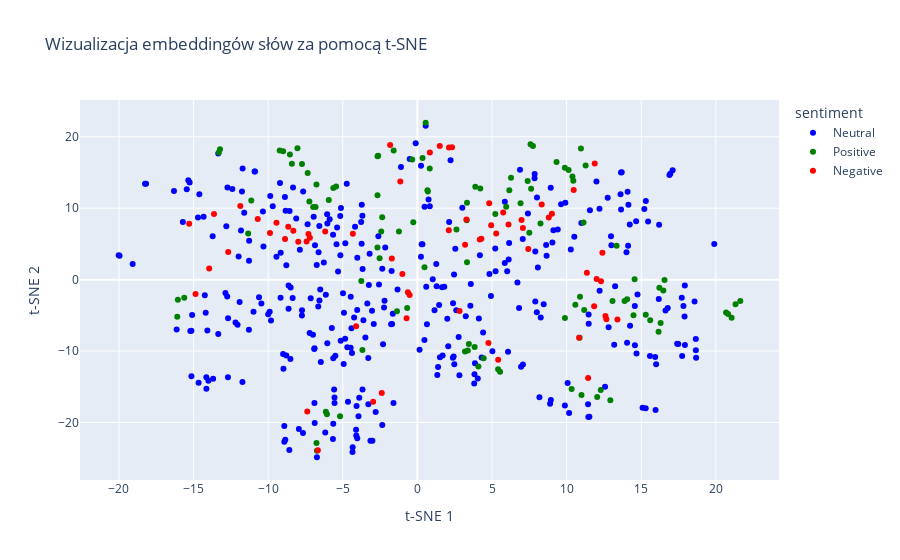

The notebook cell saved with this chart:
### Code cell
fig_tsne = px.scatter(
    df,
    x='tsne_x',
    y='tsne_y',
    color='sentiment',
    title='Wizualizacja embeddingów słów za pomocą t-SNE',
    labels={'tsne_x': 't-SNE 1', 'tsne_y': 't-SNE 2'},
    hover_data=['word', 'sentiment'],
    color_discrete_map=sentiment_colors
)

fig_tsne.update_traces(textposition='top center')

fig_tsne.show()

### Figure 1 — Plotly figure (JSON) as saved in the notebook; plotly's stock layout.template omitted (floating-point values rounded to 4 significant figures; data arrays with more than 128 entries replaced by an {"elided": "..."} marker saying what was removed)
{"data": [{"customdata": {"elided": "341x2 str values"}, "hovertemplate": "sentiment=%{customdata[1]}<br>t-SNE 1=%{x}<br>t-SNE 2=%{y}<br>word=%{customdata[0]}<extra></extra>", "legendgroup": "Neutral", "marker": {"color": "blue", "symbol": "circle"}, "mode": "markers", "name": "Neutral", "orientation": "v", "showlegend": true, "textposition": "top center", "type": "scatter", "x": {"elided": "341 float values"}, "xaxis": "x", "y": {"elided": "341 float values"}, "yaxis": "y"}, {"customdata": {"elided": "108x2 str values"}, "hovertemplate": "sentiment=%{customdata[1]}<br>t-SNE 1=%{x}<br>t-SNE 2=%{y}<br>word=%{customdata[0]}<extra></extra>", "legendgroup": "Positive", "marker": {"color": "green", "symbol": "circle"}, "mode": "markers", "name": "Positive", "orientation": "v", "showlegend": true, "textposition": "top center", "type": "scatter", "x": [5.224, -0.2775, 10.13, 16.3, 7.582, 0.4741, 16.16, 5.952, -11.13, -6.984, 11.28, -2.678, -2.424, 8.25, 11.0, 10.34, -9.0, 0.5522, 3.304, 21.32, 15.31, 12.05, 14.56, 10.96, -2.533, 5.41, -2.672, -3.76, -6.062, -6.136, 15.6, 10.45, 6.162, 10.87, 4.215, 3.881, -7.735, -6.734, 11.13, -7.241, 2.62, 9.324, -2.359, -2.627, 21.64, -1.236, -13.23, -16.09, 21.06, 9.886, -13.31, 12.93, -8.039, 0.3455, 6.916, -6.766, 3.324, -15.63, -1.591, -5.448, 3.451, 14.06, 20.69, -8.545, -5.185, -5.94, -2.673, 14.48, -0.6864, -1.367, 5.54, -6.763, 12.29, 13.35, -3.686, -8.412, 7.502, 3.189, -9.231, 3.324, 16.22, 10.59, 13.88, -5.636, 13.08, 7.621, -0.3486, 4.44, 0.8286, -6.825, 4.086, -7.354, 3.379, 3.835, 7.744, 16.56, 6.276, 16.48, 7.39, 10.9, -11.34, 11.18, 0.6717, 0.6995, 20.82, -16.05, 9.883, 10.39], "xaxis": "x", "y": [9.194, 8.036, 15.34, -6.064, 18.94, 1.731, -7.299, 10.19, 11.07, 10.16, 15.96, 4.488, 6.752, 7.842, -16.15, -15.3, 17.97, 21.96, 8.327, -3.43, -4.919, -16.42, 0.06583, 18.35, 2.995, -12.54, 11.82, -0.198, -18.83, -18.49, -5.691, 13.84, 12.51, -8.119, 12.75, 12.99, 16.18, -23.95, 7.985, 10.93, 7.035, 16.48, 8.726, 17.36, -2.98, 6.744, 18.27, -5.191, -5.329, -5.359, 17.8, -16.88, 18.38, 17.03, 10.7, 13.31, 10.77, -2.537, 18.06, 13.03, -9.014, -2.756, -4.598, 17.5, -19.13, 11.16, 17.28, -4.972, -3.983, -4.426, -12.9, -22.87, -15.45, 4.73, -9.841, 16.22, 6.546, -10.08, 18.07, 2.439, -1.136, -3.523, -2.988, 12.84, -2.977, 12.72, 16.82, -11.0, 15.57, 10.15, -12.17, 14.93, -9.907, -9.43, 18.71, -0.06611, 14.27, -1.509, 13.81, -2.406, 6.442, -4.239, 12.5, 12.32, -4.795, -2.807, 15.67, 14.46], "yaxis": "y"}, {"customdata": {"elided": "65x2 str values"}, "hovertemplate": "sentiment=%{customdata[1]}<br>t-SNE 1=%{x}<br>t-SNE 2=%{y}<br>word=%{customdata[0]}<extra></extra>", "legendgroup": "Negative", "marker": {"color": "red", "symbol": "circle"}, "mode": "markers", "name": "Negative", "orientation": "v", "showlegend": true, "textposition": "top center", "type": "scatter", "x": [-13.63, 9.016, 0.8362, 8.804, 5.751, 11.88, -0.725, -1.829, -15.29, 10.84, -2.966, 2.104, 7.071, -6.18, 12.31, 12.6, 3.287, 13.41, 4.813, -1.009, 11.36, 10.48, 6.106, -0.6363, -4.326, -1.145, 4.76, -7.38, -0.5203, 12.01, 3.196, 12.66, -8.315, -12.68, -8.87, -13.96, -11.87, 1.5, 7.431, -10.7, -14.87, -6.672, 5.416, -2.388, 5.281, -8.654, 11.44, -7.984, -7.429, -4.108, -7.301, 11.85, 8.33, 6.981, 4.945, 2.32, 4.181, -7.205, 2.824, 2.113, -9.879, -9.445, 12.4, -1.715, 4.289], "xaxis": "x", "y": [9.173, 9.217, 17.79, 8.711, 9.389, 16.27, -5.416, 18.84, 7.825, -8.129, -17.1, 6.909, 7.23, 6.729, -0.2238, -5.108, 8.43, -5.579, 10.68, 0.802, 0.9477, 12.57, 7.709, -1.769, 6.423, 13.73, -8.874, -18.45, -2.15, 0.09986, 4.872, -5.558, 6.828, 3.871, 5.689, 1.56, 10.32, 18.72, 4.293, 8.482, -2.0, -23.9, -11.21, -15.86, 6.445, 7.411, -13.76, 5.309, 5.355, -6.521, 6.403, -3.742, 10.5, 8.355, 7.619, 18.53, 5.629, 5.857, -4.383, 18.49, 6.513, 7.981, 3.776, 2.965, 5.723], "yaxis": "y"}], "layout": {"legend": {"title": {"text": "sentiment"}, "tracegroupgap": 0}, "title": {"text": "Wizualizacja embeddingów słów za pomocą t-SNE"}, "xaxis": {"anchor": "y", "domain": [0, 1], "title": {"text": "t-SNE 1"}}, "yaxis": {"anchor": "x", "domain": [0, 1], "title": {"text": "t-SNE 2"}}}}
